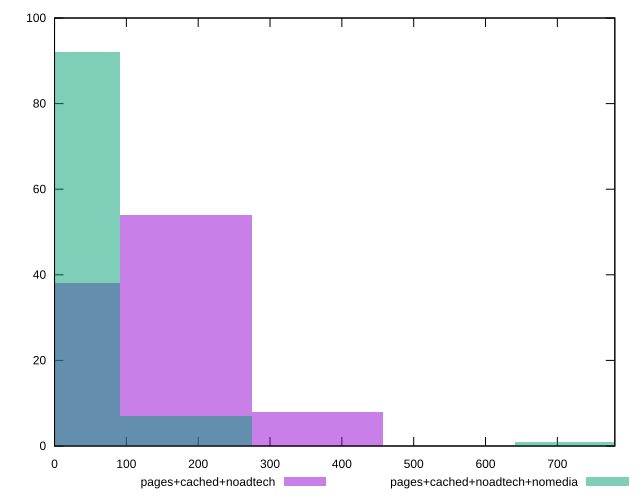

Reproduce this figure in gnuplot.
reset

$pagesCachedNoadtech <<EOF
365.9435185580523 8
0 38
182.97175927902614 54
EOF

$pagesCachedNoadtechNomedia <<EOF
731.8870371161046 1
0 92
182.97175927902614 7
EOF

set key outside below
set boxwidth 182.97175927902614
set xrange [0:780]
set yrange [0:100]
set trange [0:100]
set style fill transparent solid 0.5 noborder
set terminal svg size 640, 500 enhanced background rgb 'white'
set output "report_00019_2021-02-10T18-14-37.922Z//uses-http2/comparison/histogram/2_vs_3.svg"

plot $pagesCachedNoadtech title "pages+cached+noadtech" with boxes, \
     $pagesCachedNoadtechNomedia title "pages+cached+noadtech+nomedia" with boxes

reset
